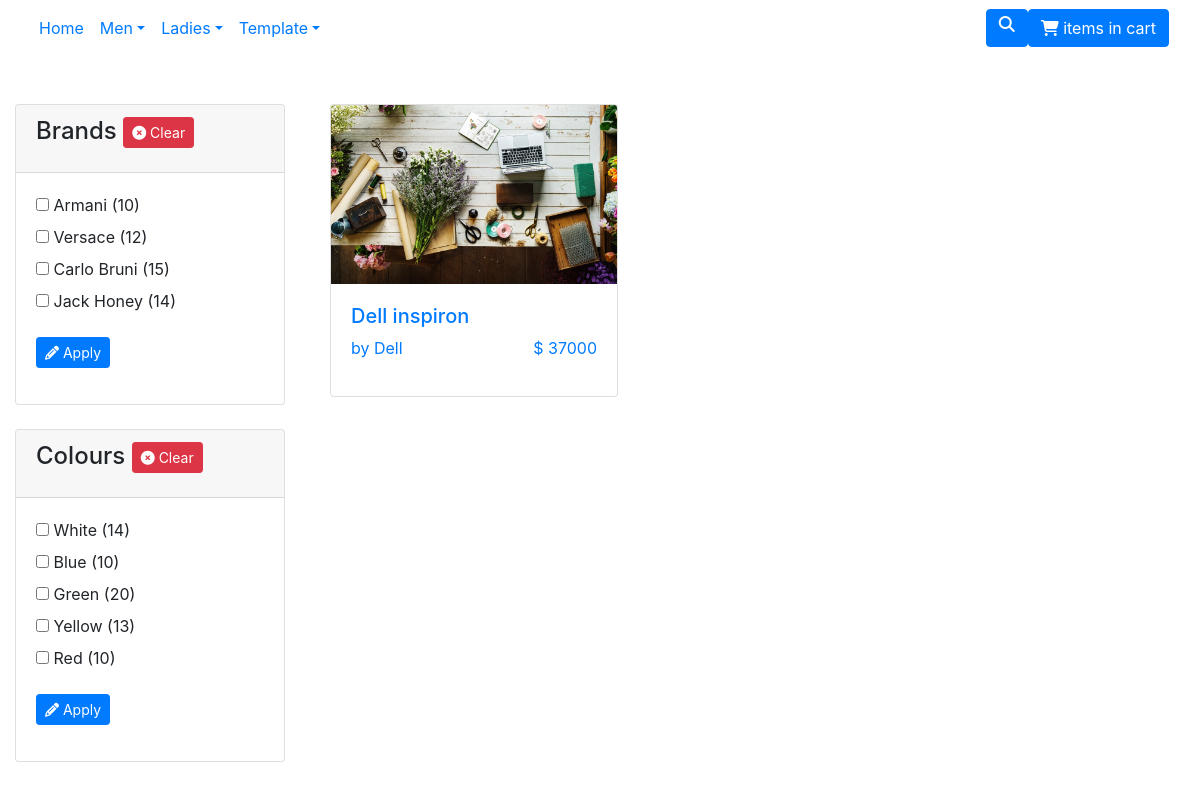
The page /ecommerce/ on the database as committed earlier.
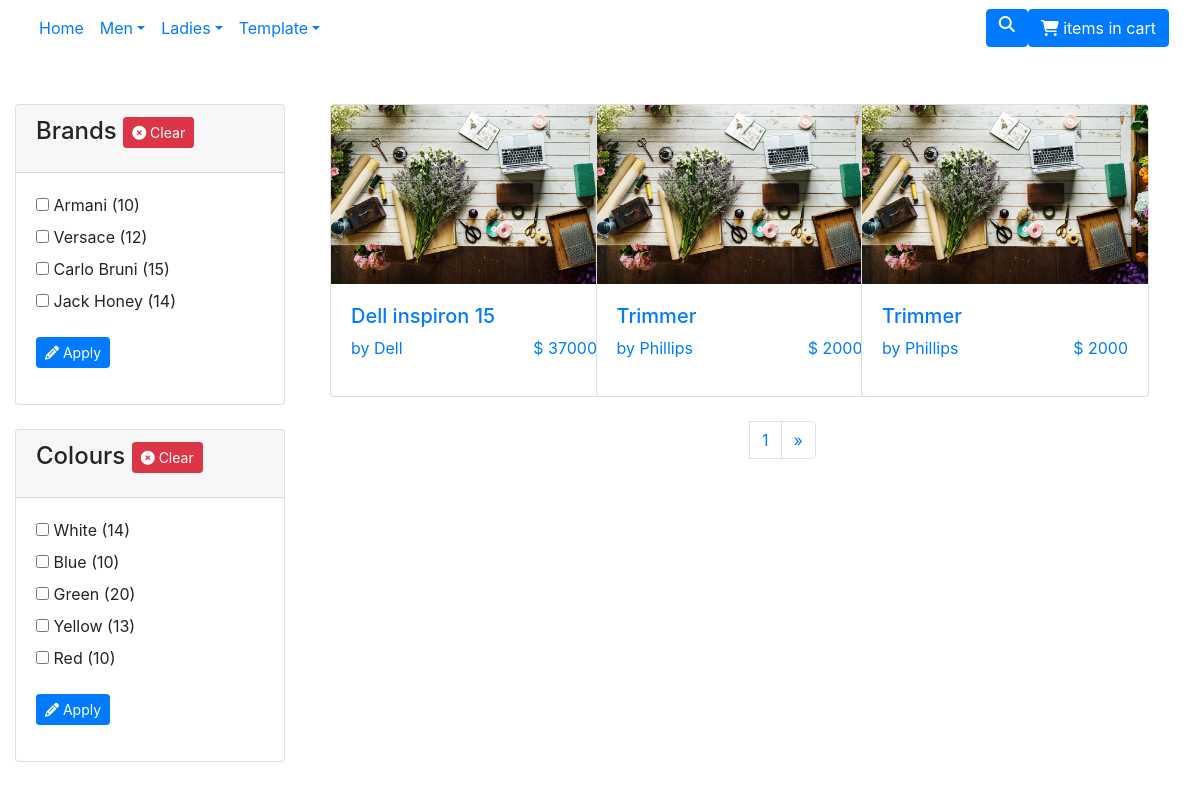
The same page on the database as committed later.
### ecom/models.py (models this page shows, shortened)
class product(models.Model):
    product_name = models.CharField(max_length=65)
    product_price = models.IntegerField()
    product_category = models.CharField(
        max_length=15,
        choices=categories,
        default='elec',
        null=True,
        blank=True
    )
    product_brand = models.CharField(max_length=45)
    product_cover = models.ImageField()
    product_specs = HTMLField('Specs')

### ecom/views.py (the view)
# urls.py: path('', ProductList.as_view(), name='list'),
class ProductList(generic.ListView):
    model = product
    paginate_by = 3
    template_name = 'ecommerce/list.html'
    context_object_name = 'products'

### templates/ecommerce/list.html (shortened to what this page needs)
{% include 'ecommerce/navbar-ecom.html' %}
    <body>
    <div class="col-9 float-right">
    <div class="container">
        <div class="row ">
    {% for product in products %}
            <div class="col-3 mr-5 mb-4">
<a href="{% url 'ecom:detail' pk=product.pk %}">
  <div class="card" style="width: 18rem;">
  <img src="{{ product.product_cover.url }}" class="card-img-top" alt="...">
  <div class="card-body">
    <h5>{{ product.product_name }}</h5>
    <p class="mr-0 float-left"> by {{ product.product_brand }}</p>
    <p class=" ml-0 float-right"> $ {{ product.product_price }}</p>
 </div>
</div>
      </a>
</div>
    {% endfor%}
            </div>
        <div style="position:absolute; left:50%;">
         {% if is_paginated %}
        <nav aria-label="Page navigation example">
  <ul class="pagination">
    <li class="page-item"><a class="page-link" href="#">{{ page_obj.number }}</a></li>
    <li class="page-item">
        {% if page_obj.has_next %}
      <a class="page-link" href="?page={{ page_obj.next_page_number }}" aria-label="Next">
        <span aria-hidden="true">&raquo;</span>
      </a>
                        {% endif %}
    </li>
  </ul>
</nav>
            {% endif %}
</div>
        </div>
    </div>
   <div class="col-3">
              <div class="card sidebar-menu mb-4">
                <div class="card-header">
                  <h3 class="h4 card-title">Brands <a href="#" class="btn btn-sm btn-danger pull-right"><i class="fa fa-times-circle"></i> Clear</a></h3>
                </div>
                <div class="card-body">
                  <form>
                    <div class="form-group">
                      <div class="checkbox">
                        <label>
                          <input type="checkbox"> Armani  (10)
                        </label>
                      </div>
                      <div class="checkbox">
                        <label>
                          <input type="checkbox"> Versace  (12)
                        </label>
                      </div>
                      <div class="checkbox">
                        <label>
                          <input type="checkbox"> Carlo Bruni  (15)
                        </label>
                      </div>
                      <div class="checkbox">
                        <label>
                          <input type="checkbox"> Jack Honey  (14)
                        </label>
                      </div>
                    </div>
                    <button class="btn btn-default btn-sm btn-primary"><i class="fa fa-pencil"></i> Apply</button>
                  </form>
                </div>
              </div>
              <div class="card sidebar-menu mb-4">
                <div class="card-header">
                  <h3 class="h4 card-title">Colours <a href="#" class="btn btn-sm btn-danger pull-right"><i class="fa fa-times-circle"></i> Clear</a></h3>
                </div>
                <div class="card-body">
                  <form>
                    <div class="form-group">
                      <div class="checkbox">
                        <label>
                          <input type="checkbox"> White (14)
                        </label>
                      </div>
                      <div class="checkbox">
                        <label>
                          <input type="checkbox"> Blue (10)
                        </label>
                      </div>
                      <div class="checkbox">
                        <label>
                          <input type="checkbox">  Green (20)
                        </label>
                      </div>
                      <div class="checkbox">
                        <label>
                          <input type="checkbox">  Yellow (13)
                        </label>
                      </div>
                      <div class="checkbox">
                        <label>
                          <input type="checkbox">  Red (10)
                        </label>
                      </div>
                    </div>
                    <button class="btn btn-default btn-sm btn-primary"><i class="fa fa-pencil"></i> Apply</button>
                  </form>
                </div>
              </div>
    </div>
    </body>

### templates/ecommerce/navbar-ecom.html (shortened to what this page needs)
{% load static %}
<link rel="stylesheet" href="https://stackpath.bootstrapcdn.com/bootstrap/4.4.1/css/bootstrap.min.css">
<html>
  <head>
    <link rel="stylesheet" href="https://d19m59y37dris4.cloudfront.net/obaju/2-1-1/vendor/font-awesome/css/font-awesome.min.css">
    <link rel="stylesheet" href="https://d19m59y37dris4.cloudfront.net/obaju/2-1-1/css/style.default.css" id="theme-stylesheet">
     </head>
    <header class="header mb-5">
      <nav class="navbar navbar-expand-lg">
        <div class="container col-12 mr-0 ml-0">
          <div id="navigation" class="collapse navbar-collapse ">
            <ul class="navbar-nav mr-auto col-6">
              <li class="nav-item"><a href="#" class="nav-link">Home</a></li>
              <li class="nav-item dropdown menu-large"><a href="#" data-toggle="dropdown" data-hover="dropdown" data-delay="200" class="dropdown-toggle nav-link">Men<b class="caret"></b></a>
              </li>
              <li class="nav-item dropdown menu-large"><a href="#" data-toggle="dropdown" data-hover="dropdown" data-delay="200" class="dropdown-toggle nav-link">Ladies<b class="caret"></b></a>
              </li>
              <li class="nav-item dropdown menu-large"><a href="#" data-toggle="dropdown" data-hover="dropdown" data-delay="200" class="dropdown-toggle nav-link">Template<b class="caret"></b></a>
              </li>
            </ul>
            <div class="navbar-buttons d-flex justify-content-end float-left">
              <a data-toggle="collapse" href="#search" class="btn navbar-btn btn-primary d-none d-lg-inline-block"><i class="fa fa-search"></i></a>
              <div id="basket-overview" class="navbar-collapse collapse d-none d-lg-block"><a href="basket.html" class="btn btn-primary navbar-btn"><i class="fa fa-shopping-cart"></i><span>{{ object.items.all.count }} items in cart</span></a></div>
            </div>
          </div>
          </div>
      </nav>
    </header>

Rows that differ between the two databases and show on the page:
changed product "Dell": product_name "Dell inspiron" → "Dell inspiron 15"
added product: product_cover (picture), product_name "Trimmer", product_brand "Phillips", product_price "2000"
added product: product_cover (picture), product_name "Trimmer", product_brand "Phillips", product_price "2000"
Other text that changed with them:
{{ page_obj.number }}: (not shown) → "1"
